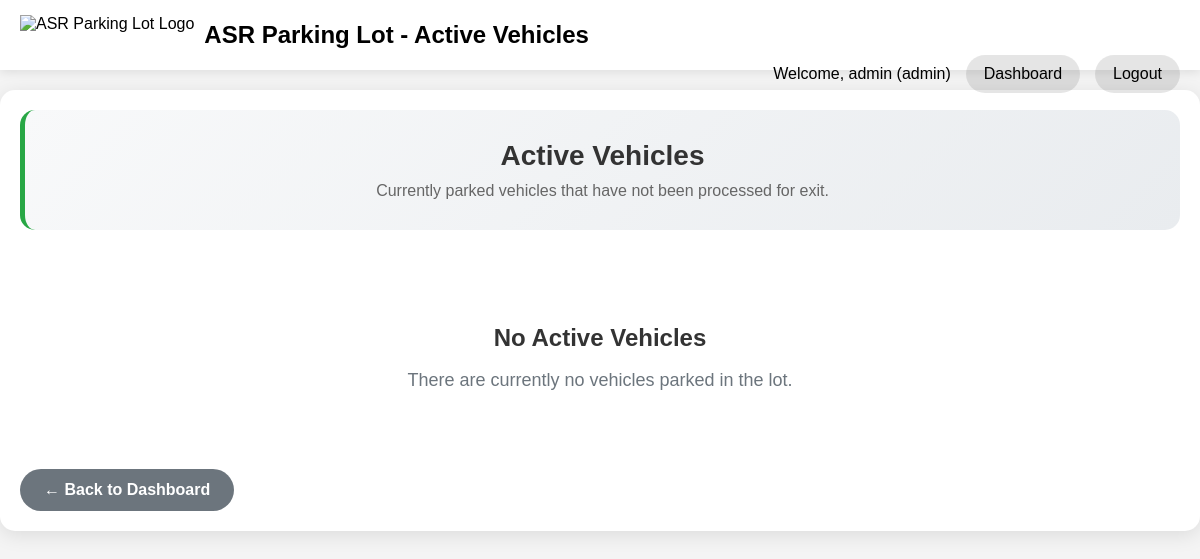
The page /staff/active-vehicles (signed in) on the database as committed earlier.
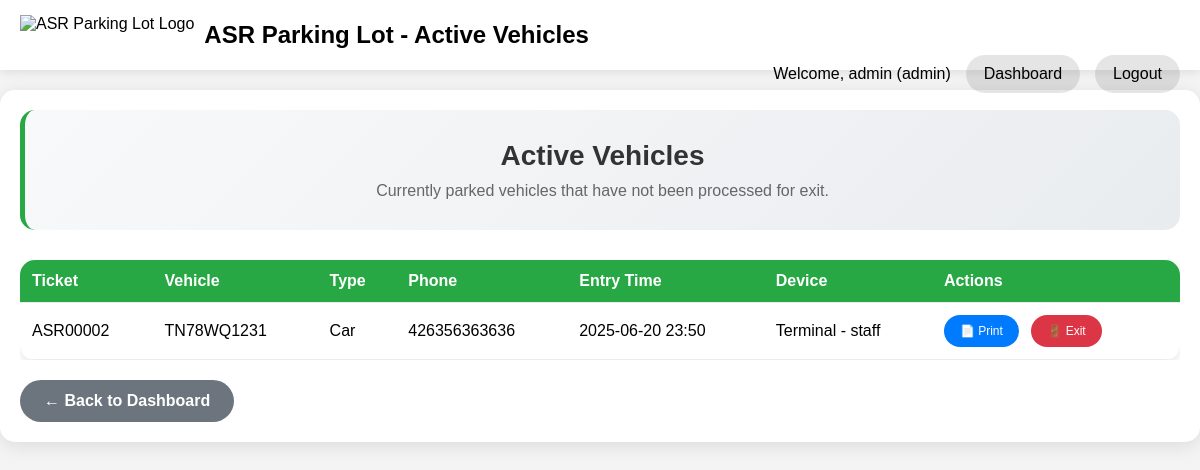
The same page on the database as committed later.
### app/models.py (models this page shows, shortened)
class User(UserMixin, db.Model):
    id = db.Column(db.Integer, primary_key=True)
    username = db.Column(db.String(80), index=True, unique=True, nullable=False)
    email = db.Column(db.String(120), index=True, unique=True, nullable=False)
    password_hash = db.Column(db.String(256))
    role = db.Column(db.String(10), index=True, nullable=False, default='staff') # 'admin' or 'staff'

class Entry(db.Model):
    id = db.Column(db.Integer, primary_key=True)
    ticket_number = db.Column(db.String(20), unique=True, nullable=False)
    vehicle_type = db.Column(db.String(50), nullable=False)
    vehicle_number = db.Column(db.String(20), nullable=False)
    phone = db.Column(db.String(15), nullable=False)
    device = db.Column(db.String(50), nullable=False)
    entry_time = db.Column(db.DateTime, default=datetime.utcnow, nullable=False)
    exit_time = db.Column(db.DateTime, nullable=True)
    paid = db.Column(db.Boolean, default=False, nullable=False)
    amount = db.Column(db.Float, nullable=True)

### app/routes.py (the view)
@main.route('/staff/active-vehicles')
@login_required
def active_vehicles():
    if current_user.role not in ['admin', 'staff']:
        flash('Access denied. Staff or Admin privileges required.', 'error')
        return redirect(url_for('main.index'))
    active_vehicles = Entry.query.filter(
        Entry.exit_time.is_(None)
    ).order_by(Entry.entry_time.desc()).all()
    return render_template('active_vehicles.html',
                         title='Active Vehicles',
                         active_vehicles=active_vehicles)

### app/__init__.py (called while the page is built)
def create_app():
    app = Flask(__name__)
    app.config['SECRET_KEY'] = os.environ.get('SECRET_KEY') or 'dev-secret-key-change-in-production'
    app.config['SQLALCHEMY_DATABASE_URI'] = 'sqlite:///site.db'
    app.config['SQLALCHEMY_TRACK_MODIFICATIONS'] = False
    db.init_app(app)
    login_manager.init_app(app)
    migrate.init_app(app, db)
    login_manager.login_view = 'main.login'
    login_manager.login_message_category = 'info'
    from app.routes import main as main_blueprint
    app.register_blueprint(main_blueprint)
    from .models import User
    @login_manager.user_loader
    def load_user(user_id):
        return User.query.get(int(user_id))
    return app

### app/templates/active_vehicles.html (shortened to what this page needs)
<!DOCTYPE html>
<html lang="en">
<head>
</head>
<body>
    <div class="navbar">
        <div class="navbar-logo">
            <img src="{{ url_for('main.public_file', filename='logo.png') }}" alt="ASR Parking Lot Logo">
            <h1>ASR Parking Lot - Active Vehicles</h1>
        </div>
        <div class="navbar-right">
            <span>Welcome, {{ current_user.username }} ({{ current_user.role }})</span>
            <a href="{{ url_for('main.staff_dashboard') }}">Dashboard</a>
            <a href="{{ url_for('main.logout') }}">Logout</a>
        </div>
    </div>
    <div class="container">
        <div class="header-section">
            <h2>Active Vehicles</h2>
            <p>Currently parked vehicles that have not been processed for exit.</p>
        </div>
        {% if active_vehicles %}
        <div class="vehicles-table">
            <table>
                <thead>
                    <tr>
                        <th>Ticket</th>
                        <th>Vehicle</th>
                        <th>Type</th>
                        <th>Phone</th>
                        <th>Entry Time</th>
                        <th>Device</th>
                        <th>Actions</th>
                    </tr>
                </thead>
                <tbody>
                    {% for vehicle in active_vehicles %}
                    <tr>
                        <td>{{ vehicle.ticket_number }}</td>
                        <td>{{ vehicle.vehicle_number }}</td>
                        <td>{{ vehicle.vehicle_type }}</td>
                        <td>{{ vehicle.phone }}</td>
                        <td>{{ vehicle.entry_time.strftime('%Y-%m-%d %H:%M') }}</td>
                        <td>{{ vehicle.device }}</td>
                        <td>
                            <a href="{{ url_for('main.print_receipt', entry_id=vehicle.id) }}"
                               target="_blank"
                               class="action-btn">
                                📄 Print
                            </a>
                            <a href="{{ url_for('main.vehicle_exit') }}"
                               class="action-btn exit">
                                🚪 Exit
                            </a>
                        </td>
                    </tr>
                    {% endfor %}
                </tbody>
            </table>
        </div>
        {% else %}
        <div class="no-vehicles">
            <h3>No Active Vehicles</h3>
            <p>There are currently no vehicles parked in the lot.</p>
        </div>
        {% endif %}
        <a href="{{ url_for('main.staff_dashboard') }}" class="back-btn">← Back to Dashboard</a>
    </div>
</body>
</html>

### app/templates/active_vehicles.html (style rules this page uses)
* { box-sizing: border-box; }
body { font-family: Arial, sans-serif; margin: 0; padding: 0; background-color: #f4f4f4; min-height: 100vh; }
.navbar { background-color: white; padding: 15px 20px; color: black; position: sticky; top: 0; z-index: 1000; box-shadow: 0 2px 10px rgba(0,0,0,0.1); }
.navbar h1 { margin: 0; display: inline-block; font-size: clamp(18px, 4vw, 24px); color: black; }
.navbar-logo { display: flex; align-items: center; gap: 10px; flex-wrap: wrap; }
.navbar-logo img { height: clamp(30px, 6vw, 40px); width: auto; }
.navbar-right { float: right; display: flex; align-items: center; gap: 15px; flex-wrap: wrap; color: black; }
.navbar a { color: black; text-decoration: none; padding: 8px 16px; border-radius: 25px; background-color: rgba(0, 0, 0, 0.1); transition: all 0.3s ease; font-weight: 500; border: 2px solid transparent; }
.container { max-width: 1200px; margin: 20px auto; padding: 20px; background: white; border-radius: 15px; box-shadow: 0 4px 20px rgba(0,0,0,0.1); }
.header-section { text-align: center; margin-bottom: 30px; padding: 30px; background: linear-gradient(135deg, #f8f9fa 0%, #e9ecef 100%); border-radius: 15px; border-left: 5px solid #28a745; }
.header-section h2 { color: #333; margin: 0 0 10px 0; font-size: clamp(20px, 5vw, 28px); }
.header-section p { color: #666; margin: 0; font-size: clamp(14px, 3vw, 16px); }
.vehicles-table { overflow-x: auto; }
.vehicles-table table { width: 100%; border-collapse: collapse; background: white; border-radius: 15px; overflow: hidden; box-shadow: 0 4px 15px rgba(0,0,0,0.1); }
.vehicles-table th, .vehicles-table td { padding: 12px; text-align: left; border-bottom: 1px solid #e9ecef; }
.vehicles-table th { background-color: #28a745; color: white; font-weight: bold; }
.action-btn { padding: 8px 16px; background-color: #007bff; color: white; text-decoration: none; border-radius: 20px; font-size: 12px; margin-right: 8px; transition: all 0.3s ease; display: inline-flex; align-items: center; justify-content: center; min-height: 32px; font-weight: 500; }
.action-btn.exit { background-color: #dc3545; }
.back-btn { display: inline-block; padding: 12px 24px; background-color: #6c757d; color: white; text-decoration: none; border-radius: 25px; margin-top: 20px; font-weight: bold; transition: all 0.3s ease; }

Rows that differ between the two databases and show on the page:
added Entry: ticket_number "ASR00002", vehicle_number "TN78WQ1231", vehicle_type "Car", phone "426356363636", entry_time "2025-06-20 23:50", device "Terminal - staff"
Other text that changed with them:
text no longer shown: "No Active Vehicles There are currently no vehicles parked in the lot."
text now shown: "Ticket Vehicle Type Phone Entry Time Device Actions"
